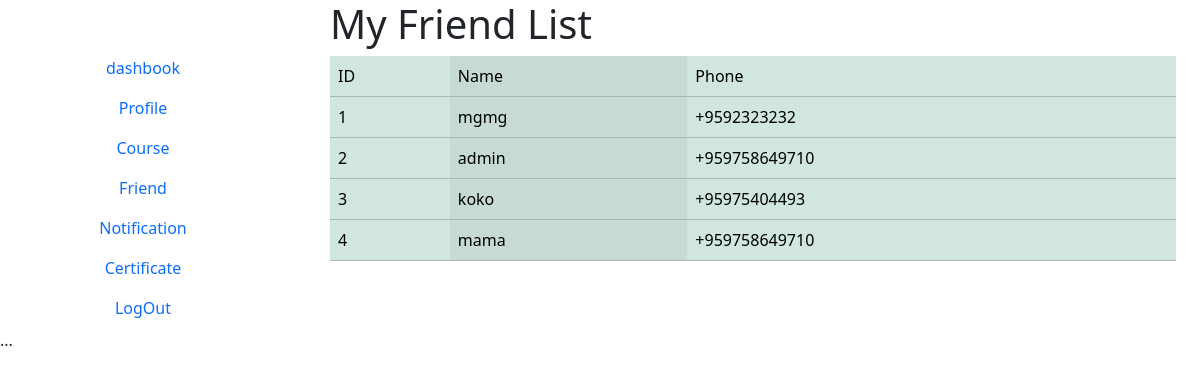
The app's page /student/friend/ with its own data.
### library/models.py (models this page shows)
class userProfileModel(models.Model):
    id=models.AutoField(primary_key=True)
    phone=PhoneNumberField()
    course=models.ForeignKey(courseModel,on_delete=models.CASCADE)
    image=models.ImageField(default=None)
    auth=models.OneToOneField(User,on_delete=models.CASCADE ,default=None)
    userStatus=models.IntegerField(default=None)

### library/views.py (the view)
# urls.py: path('friend/',s_friend),
def s_friend(request):
    friend=userProfileModel.objects.filter(userStatus=1)
    return render(request, 's_friend.html',{'friend':friend})

### library/templates/s_friend.html (shortened to what this page needs)
{% extends "base.html" %}
{% block body %}
<div class="bg-gray-100 font-sans container" >
    <div class="container mx-auto my-10 p-8 bg-white shadow-md">
        <h1 class="text-3xl font-bold mb-8">My Friend List</h1>
        <table class="table table-success table-striped-columns">
            <thead>
            <tr>
                <td>ID</td>
                <td>Name</td>
                <td>Phone</td>
            </tr>
            {% for i in friend %}
            <tr>
                <td>{{i.id}}</td>
                <td>{{i.auth.username}}</td>
                <td>{{i.phone}}</td>
            </tr>
            {% endfor %}
        </thead>
          </table>
</div>
</div>
{% endblock %}

### records on screen
userProfileModel: id "1", auth.username "mgmg", phone "+9592323232"
userProfileModel: id "2", auth.username "admin", phone "+959758649710"
userProfileModel: id "3", auth.username "koko", phone "+95975404493"
userProfileModel: id "4", auth.username "mama", phone "+959758649710"
